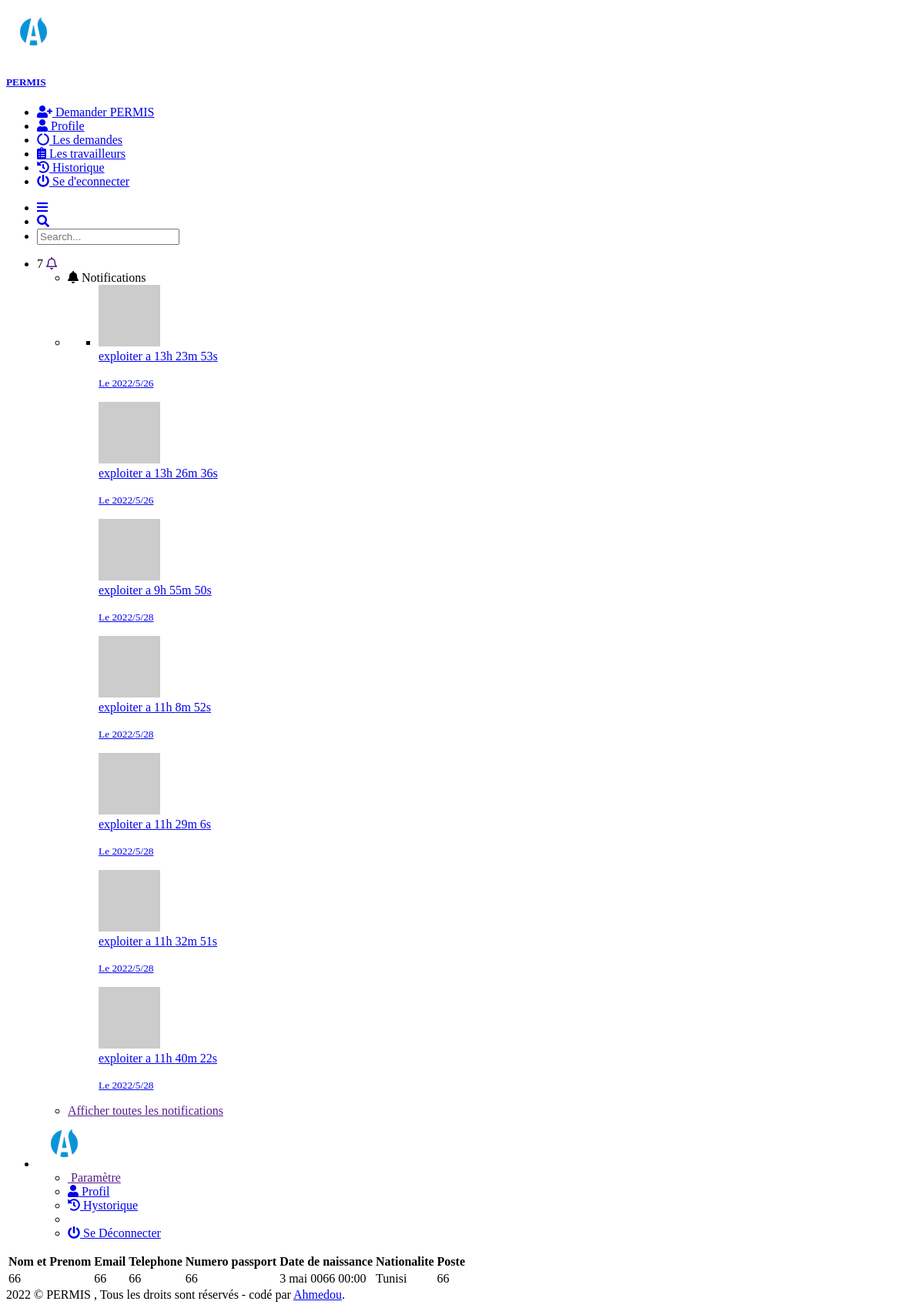
The page /travailleur (signed in) on the database its author committed.
### permis_app/models.py (models this page shows)
class Notification(models.Model):
    id_user = models.ForeignKey(User_app,on_delete=models.CASCADE,null=True,blank=True)
    sujet = models.CharField(max_length=250)
    status = models.BooleanField(default=False)
    description = models.CharField(max_length=250)
    date = models.DateTimeField(default=timezone.now)
    id_soc = models.CharField(max_length=250,blank=True,null=True)
    id_dem = models.ForeignKey(Demande,on_delete=models.CASCADE,null=True,blank=True)

class Travailleur(models.Model):
    id_soc = models.ForeignKey(Societe,on_delete=models.CASCADE,null=True,blank=True)
    nomPrenom = models.CharField(max_length=250,unique=False)
    email = models.CharField(max_length=250,unique=True)
    numTel = models.CharField(max_length=250,unique=True)
    numPass = models.CharField(max_length=250,unique=True)
    dateNaissance = models.DateTimeField()
    Nationalite = models.CharField(max_length=250,unique=False)
    descPoste = models.CharField(max_length=250,unique=False)
    photo = models.ImageField(upload_to='photo',null=True,blank=True)

### permis_app/viewse.py (the view)
# urls.py: path('travailleur',viewse.travailleur,name='travailleur'),
def travailleur(request):
    a = request.user
    user = User_app.objects.get(username=a)
    u = user.id
    tr = Travailleur.objects.all()
    test = None
    if tr :
        test = True
    else:
        test = False
    context = {
        'ph' : user.photo,
        'trvl' : tr,
        'test' : test,
        'nb_ms' : Notification.objects.filter(status=False,id_user_id=u).count(),
        'ms' : Notification.objects.filter(status=False,id_user_id=u),
    }
    return render(request,'user_soc/pages/travailleurs.html',context)

### permis_app/templates/user_soc/pages/travailleurs.html (shortened to what this page needs)
{% extends "user_soc/layouts/base.html" %} {% load static %}
 {% block content %}
{% if test == True %}
    <table class="table table-striped custom-table mb-0">
        <thead>
            <tr>
                <th>Nom et Prenom</th>
                <th>Email</th>
                <th>Telephone</th>
                <th>Numero passport</th>
                <th>Date de naissance</th>
                <th>Nationalite</th>
                <th>Poste</th>
            </tr>
        </thead>
        <tbody>
            {% for x in trvl %}
            <tr>
                <td>{{x.nomPrenom}}</td>
                <td>{{x.email}}</td>
                <td>{{x.numTel}}</td>
                <td>{{x.numPass}}</td>
                <td>{{x.dateNaissance}}</td>
                <td>{{x.Nationalite}}</td>
                <td>{{x.descPoste}}</td>
            </tr>
            {% endfor %}
        </tbody>
    </table>
{% else %}
<center><h1>Aucun travailleur</h1></center>
{% endif %}
{% endblock content %}

### permis_app/templates/user_soc/includes/navigation.html (shortened to what this page needs)
{% load static %}
<link href="/static/assets/static/fonts/fontawesome/css/all.min.css" rel="stylesheet">
    <link href="/static/assets/static/fonts/fontawesome/css/fontawesome.min.css" rel="stylesheet">
    <div class="header navbar">
      <div class="header-container">
        <ul class="nav-left">
          <li>
            <a id="sidebar-toggle" class="sidebar-toggle" href="javascript:void(0);">
              <i class="fas fa-bars"></i>
            </a>
          </li>
          <li class="search-box">
            <a class="search-toggle no-pdd-right" href="javascript:void(0);">
              <i class="fas fa-search ti-search pdd-right-10"></i>
            </a>
          </li>
          <li class="search-input">
            <input class="form-control" type="text" placeholder="Search...">
          </li>
        </ul>
        <ul class="nav-right">
          <li class="notifications dropdown">
            <span class="counter bgc-red">{{nb_ms}}</span>
            <a href="" class="dropdown-toggle no-after" data-toggle="dropdown">
              <i class="far fa-bell "></i>
            </a>
            <ul class="dropdown-menu">
              <li class="pX-20 pY-15 bdB">
                <i class="fas fa-bell pR-10"></i>
                <span class="fsz-sm fw-600 c-grey-900">Notifications</span>
              </li>
              <li>
                <ul class="ovY-a pos-r scrollable lis-n p-0 m-0 fsz-sm">
                  <li>
                    {% for x in ms %}
                    <a href="{% url 'detail' x.id x.id_dem_id %}" class="peers fxw-nw td-n p-20 bdB c-grey-800 cH-blue bgcH-grey-100">
                      <div class="peer mR-15">
                        <img class="w-3r bdrs-50p" src="https://randomuser.me/api/portraits/men/1.jpg" alt="">
                      </div>
                      <div class="peer peer-greed">
                        <span>
                          <span class="fw-500">{{ x.sujet }}</span>
                          <span class="c-grey-600"> a {{x.date.hour}}h {{x.date.minute}}m {{x.date.second}}s
                          </span>
                        </span>
                        <p class="m-0">
                          <small class="fsz-xs"> Le {{x.date.year }}/{{x.date.month }}/{{x.date.day }}</small>
                        </p>
                      </div>
                    </a>
                    {% endfor %}
                  </li>
                </ul>
              </li>
              <li class="pX-20 pY-15 ta-c bdT">
                <span>
                  <a href="" class="c-grey-600 cH-blue fsz-sm td-n">Afficher toutes les notifications </a>
                </span>
              </li>
            </ul>
          </li>
          <li class="dropdown">
            <a href="" class="dropdown-toggle no-after peers fxw-nw ai-c lh-1" data-toggle="dropdown">
              <div class="peer mR-10">
                {%  if users %}
                  <img class="w-2r bdrs-50p" src="{{ph.url}}" alt="">
                {% else %}
                  <img class="w-2r bdrs-50p" src="/static/assets/static/images/logo.png" alt="">
                {% endif %}
              </div>
            </a>
            <ul class="dropdown-menu fsz-sm">
              <li>
                <a href="" class="d-b td-n pY-5 bgcH-grey-100 c-grey-700">
                  <span>Paramètre</span>
                </a>
              </li>
              <li>
                <a href="{% url 'profile' %}" class="d-b td-n pY-5 bgcH-grey-100 c-grey-700">
                  <i class="fa fa-user mR-10"></i>
                  <span>Profil</span>
                </a>
              </li>
              <li>
                <a href="{% url 'hystorique' %}" class="d-b td-n pY-5 bgcH-grey-100 c-grey-700">
                  <i class="fa fa-history mR-10"></i>
                  <span>Hystorique</span>
                </a>
              </li>
              <li role="separator" class="divider"></li>
              <li>
                 <a href="{% url 'logout' %}" class="d-b td-n pY-5 bgcH-grey-100 c-grey-700">
                  <i class="fa fa-power-off mR-10"></i>
                  <span>Se Déconnecter</span>
                </a>
              </li>
            </ul>
          </li>
        </ul>
      </div>
    </div>

### rows shown on the page
Notification: sujet "exploiter", date.hour "13", date.minute "23", date.second "53", date.year "2022", date.month "5", date.day "26"
Notification: sujet "exploiter", date.hour "13", date.minute "26", date.second "36", date.year "2022", date.month "5", date.day "26"
Notification: sujet "exploiter", date.hour "9", date.minute "55", date.second "50", date.year "2022", date.month "5", date.day "28"
Notification: sujet "exploiter", date.hour "11", date.minute "8", date.second "52", date.year "2022", date.month "5", date.day "28"
Notification: sujet "exploiter", date.hour "11", date.minute "29", date.second "6", date.year "2022", date.month "5", date.day "28"
Notification: sujet "exploiter", date.hour "11", date.minute "32", date.second "51", date.year "2022", date.month "5", date.day "28"
Notification: sujet "exploiter", date.hour "11", date.minute "40", date.second "22", date.year "2022", date.month "5", date.day "28"
Travailleur: nomPrenom "66", email "66", numTel "66", numPass "66", dateNaissance "3 mai 0066 00:00", Nationalite "Tunisi", descPoste "66"

### other values the page prints
{{ nb_ms }} "7"
